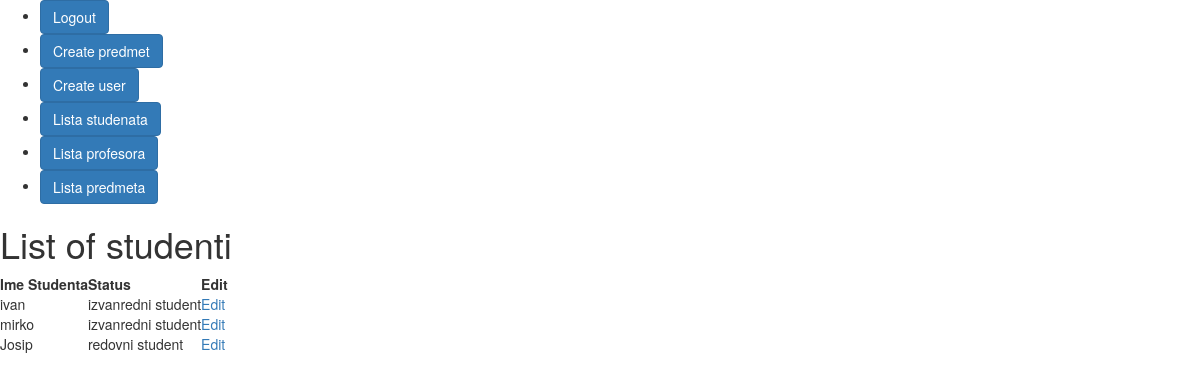
Before: /list-studenti/ (signed in) with the older database file.
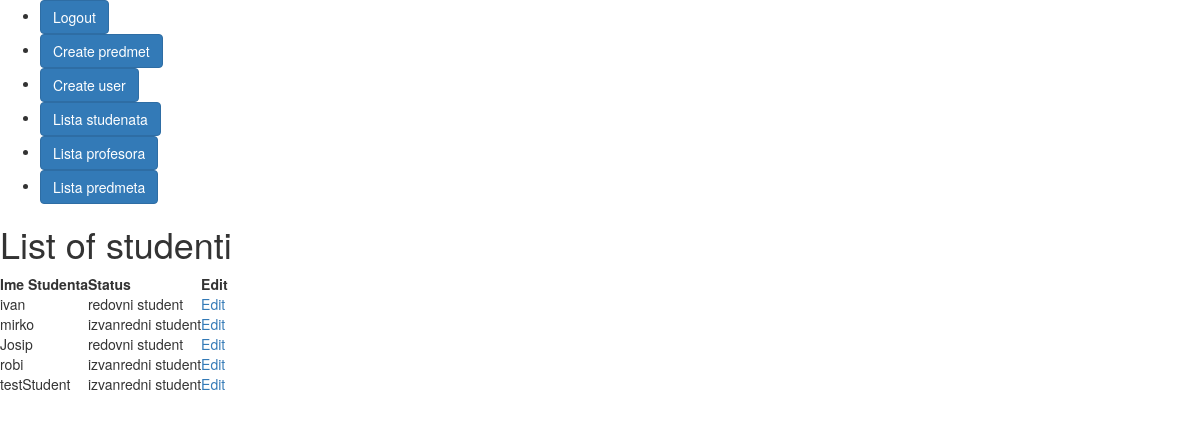
After: the same page with the newer database file.
### appUpisStudenata/models.py (models this page shows)
class Korisnik(AbstractUser):
    role = models.ForeignKey(Role, on_delete=models.SET_NULL,blank=True, null=True, related_name="rola" )
    statusi = (('none', 'None'), ('izv', 'izvanredni student'), ('red', 'redovni student'))
    status = models.CharField(max_length=50, choices=statusi)

### appUpisStudenata/views.py (the view)
# urls.py: path('list-studenti/', StudentiListView.as_view(), name='listStudenti'),
class StudentiListView(LoginRequiredMixin, ListView):
    model = Korisnik
    template_name = 'listStudenti.html'
    context_object_name = 'studenti_list'
    login_url = '/login/'
    redirect_field_name = 'redirect_to'
    def dispatch(self, request, *args, **kwargs):
        if request.user.role.role != 'ADMIN':
            return HttpResponseForbidden("Access Denied")
        return super().dispatch(request, *args, **kwargs)
    def get_context_data(self, **kwargs):
        context = super().get_context_data(**kwargs)
        user = self.request.user
        student_role = Role.objects.get(role=Role.STUDENT)
        students = Korisnik.objects.filter(role=student_role)
        context['studenti_list'] = students
        return context

### appUpisStudenata/templates/listStudenti.html
{% extends 'base.html' %}
{% block content %}
  <h1>List of studenti</h1>
  <table>
    <thead>
      <tr>
        <th>Ime Studenta</th>
        <th>Status</th>
        <th>Edit</th>
      </tr>
    </thead>
    <tbody>
      {% for student in studenti_list %}
        <tr>
          <td>{{ student.username }}</td>
          <td>{{ student.get_status_display }}</td>
          <td>
            <a href="{% url 'editStudent' pk=student.pk %}">Edit</a>
          </td>
        </tr>
      {% endfor %}
    </tbody>
  </table>
{% endblock %}

Changed rows visible on the page:
changed Korisnik "ivan": status "izvanredni student" → "redovni student"
added Korisnik: username "robi", status "izvanredni student"
added Korisnik: username "testStudent", status "izvanredni student"
